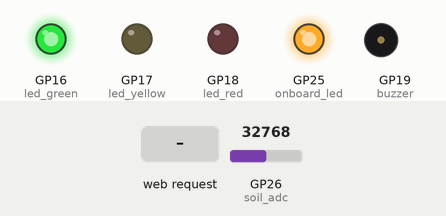
Bench run of a program on a simulated Raspberry Pi Pico running MicroPython. On the bench: output pins drawn as LEDs (lit = HIGH), buzzer (waves = sounding, pin HIGH). The test bench sets the inputs (shaded band); at power-on: GP26 (soil_adc) = 32768 (analog values on the 0–65535 scale). WiFi joins after 1.5 s; values from a settings file that is not in the repository are placeholders; what the program prints to the serial console is not drawn.

Above: at 2.7 s.
2.8 s: GP26 (soil_adc) set to 17584
4.7 s: GP26 (soil_adc) set to 15680
At 6.2 s:
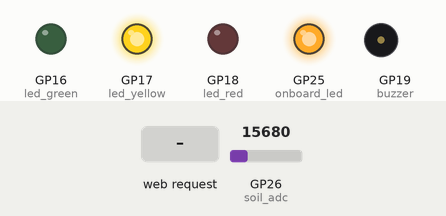
7.0 s: HTTP request GET /api/threshold?val=90 received
At 8.8 s:
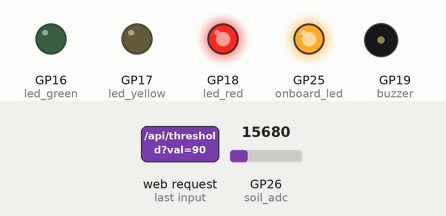
11.0 s: GP26 (soil_adc) set to 28416
14.5 s: GP26 (soil_adc) set to 30032
At 16.0 s:
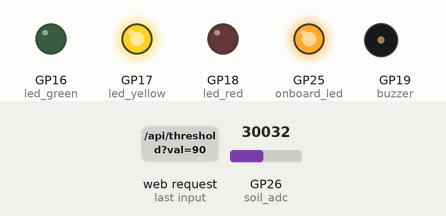
16.8 s: GP26 (soil_adc) set to 19660
At 18.1 s:
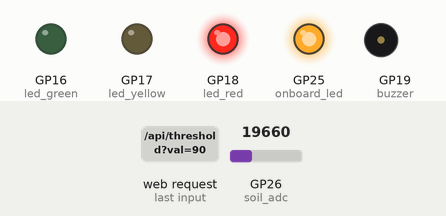
Timing chart, 0 to 21.8 s (numbered marks = the images above; inputs shaded):
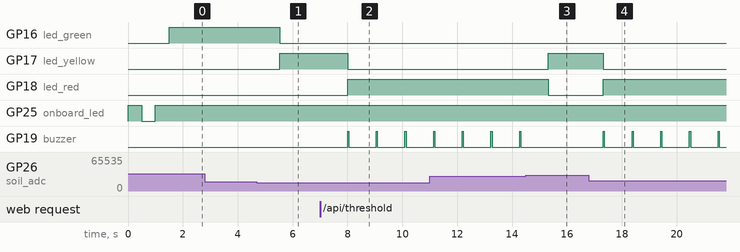

The program:

main.py
```python
"""
Project 3: Smart Plant Monitor with Web Calibration Threshold
Raspberry Pi Pico W + Hosyond Water Lever Detection Sensor Module + LEDs + Buzzer
"""

import time
import network
import socket
import json
from machine import Pin, ADC

# Try importing secrets from local directory or Pico root filesystem
try:
    import secrets
except ImportError:
    import sys
    for path in ('', '/', '..'):
        if path not in sys.path:
            sys.path.append(path)
    try:
        import secrets
    except ImportError:
        raise RuntimeError(
            "Could not find secrets.py on the Pico!\n"
            "In VS Code Explorer, right-click secrets.py and click 'Upload file to Pico'."
        )

# ----------------- HARDWARE PINS -----------------
onboard_led = Pin("LED", Pin.OUT)

# ADC0 (GP26) for Soil Moisture Sensor
soil_adc = ADC(Pin(26))

# LEDs
led_green = Pin(16, Pin.OUT)  # Wet / Healthy
led_yellow = Pin(17, Pin.OUT) # Normal / Moderate
led_red = Pin(18, Pin.OUT)    # Dry / Alert

# Buzzer Module Configuration (Active-High: 1 = sound, 0 = silent)
BUZZER_ACTIVE_LOW = False
buzzer = Pin(19, Pin.OUT)
buzzer.value(0)

def chirp(duration_ms=40):
    buzzer.value(1)
    time.sleep_ms(duration_ms)
    buzzer.value(0)

# Current readings and calibration constants
# In dry air, typical raw ADC is ~500 to 1000.
# In a cup of tap water, typical raw ADC at 3.3V is ~22000 to 26000.
CAL_DRY = 800
CAL_WET = 25000

current_raw_adc = 0
current_moisture_pct = 0.0
current_threshold_pct = 30.0

def read_sensors():
    global current_moisture_pct, current_threshold_pct, current_raw_adc, CAL_WET

    current_raw_adc = soil_adc.read_u16()

    # Auto-adjust wet ceiling if higher conductivity water is detected
    if current_raw_adc > CAL_WET:
        CAL_WET = current_raw_adc

    clamped = max(CAL_DRY, min(CAL_WET, current_raw_adc))
    moisture = ((clamped - CAL_DRY) / (CAL_WET - CAL_DRY)) * 100.0
    current_moisture_pct = round(moisture, 1)

    # LED and Buzzer decision
    if current_moisture_pct < current_threshold_pct:
        # Critically dry
        led_green.value(0)
        led_yellow.value(0)
        led_red.value(1)
        # Short chirp
        chirp(40)
    elif current_moisture_pct < (current_threshold_pct + 20):
        # Getting low
        led_green.value(0)
        led_yellow.value(1)
        led_red.value(0)
    else:
        # Healthy
        led_green.value(1)
        led_yellow.value(0)
        led_red.value(0)

# ----------------- WI-FI CONNECTION -----------------
def connect_wifi():
    wlan = network.WLAN(network.STA_IF)
    wlan.active(True)
    if not wlan.isconnected():
        print("Connecting to Wi-Fi: %s ..." % secrets.WIFI_SSID)
        wlan.connect(secrets.WIFI_SSID, secrets.WIFI_PASSWORD)
        timeout = 20
        while not wlan.isconnected() and timeout > 0:
            onboard_led.toggle()
            time.sleep(0.5)
            timeout -= 1
    if wlan.isconnected():
        onboard_led.value(1)
        ip = wlan.ifconfig()[0]
        print("Plant Monitor online at http://%s" % ip)
        return ip
    raise RuntimeError("Wi-Fi failed")

# ----------------- WEB DASHBOARD -----------------
HTML_PAGE = """<!DOCTYPE html>
<html lang="en" class="dark">
<head>
  <meta charset="utf-8">
  <meta name="viewport" content="width=device-width, initial-scale=1">
  <title>Pico Plant Hydration Monitor</title>
  <script src="https://cdn.tailwindcss.com"></script>
  <style>
    @import url('https://fonts.googleapis.com/css2?family=JetBrains+Mono:wght@400;500&family=Plus+Jakarta+Sans:wght@400;500;600;700&display=swap');
    body { font-family: 'Plus Jakarta Sans', -apple-system, BlinkMacSystemFont, sans-serif; }
    .num { font-feature-settings: "tnum"; font-variant-numeric: tabular-nums; font-family: 'JetBrains Mono', monospace; }
    /* Modern sleek custom dark scrollbar */
    ::-webkit-scrollbar { width: 5px; height: 5px; }
    ::-webkit-scrollbar-track { background: transparent; }
    ::-webkit-scrollbar-thumb { background: #27272a; border-radius: 9999px; }
    ::-webkit-scrollbar-thumb:hover { background: #3f3f46; }
    * { scrollbar-width: thin; scrollbar-color: #27272a transparent; }
  </style>
</head>
<body class="bg-[#09090b] text-[#f4f4f5] min-h-screen flex items-center justify-center p-4 antialiased">
  <div class="w-full max-w-md space-y-3.5">
    <!-- Header -->
    <header class="flex items-center justify-between px-1">
      <div class="flex items-center space-x-2.5">
        <div class="w-8 h-8 rounded-lg bg-[#18181b] border border-[#27272a] flex items-center justify-center text-zinc-400">
          <svg class="w-4 h-4 text-green-400" viewBox="0 0 24 24" fill="none" stroke="currentColor" stroke-width="2"><path d="M11 20A7 7 0 0 1 9.8 6.1C15.5 5 17 4.48 19 2c1 2 2 4.18 2 8 0 5.5-4.78 10-10 10Z"/><path d="M2 21c0-3 1.85-5.36 5.08-6C9.5 14.52 12 13 13 12"/></svg>
        </div>
        <div>
          <h1 class="text-xs font-semibold uppercase tracking-wider text-zinc-200">Flora Hydration</h1>
          <p class="text-[11px] text-zinc-500 font-mono">ADC0 &bull; GP26</p>
        </div>
      </div>
      <div id="status-pill" class="inline-flex items-center gap-1.5 px-2.5 py-1 rounded-full bg-green-500/10 border border-green-500/25 text-green-400 text-[11px] font-medium font-mono">
        <span class="w-1.5 h-1.5 rounded-full bg-green-400 animate-pulse"></span>
        <span id="plant-state">HYDRATED</span>
      </div>
    </header>

    <!-- Main Moisture Metric -->
    <div class="bg-[#121215] border border-[#27272a] rounded-2xl p-6 relative overflow-hidden">
      <div class="flex justify-between items-start mb-4">
        <div>
          <span class="text-[11px] font-semibold uppercase tracking-widest text-zinc-400">Soil Moisture</span>
          <p class="text-xs text-zinc-500 mt-0.5 font-mono">Raw ADC: <span id="raw-val">--</span> &bull; Calibrated</p>
        </div>
        <span id="delta-pill" class="px-2 py-0.5 rounded text-[11px] font-medium font-mono bg-green-500/10 text-green-400 border border-green-500/25">+12% over thresh</span>
      </div>

      <div class="flex items-baseline gap-1 my-2">
        <span id="moist-val" class="num text-6xl font-light tracking-tight text-white">--</span>
        <span class="text-2xl font-light text-zinc-500">%</span>
      </div>

      <div class="mt-6 pt-4 border-t border-zinc-800/60">
        <div class="flex justify-between text-[10px] font-mono text-zinc-500 mb-1.5">
          <span>Dry (0%)</span>
          <span id="bar-midpoint">Threshold</span>
          <span>Saturated (100%)</span>
        </div>
        <div class="h-2 bg-zinc-800 rounded-full overflow-hidden relative">
          <div id="thresh-line" class="absolute top-0 bottom-0 w-0.5 bg-amber-400 z-10" style="left: 30%;"></div>
          <div id="moist-bar" class="h-full bg-gradient-to-r from-green-500 to-cyan-400 rounded-full transition-all duration-500" style="width: 50%;"></div>
        </div>
      </div>
    </div>

    <!-- Threshold Adjustment Card -->
    <div class="bg-[#121215] border border-[#27272a] rounded-2xl p-5">
      <div class="flex items-center justify-between mb-3">
        <div class="flex items-center gap-2">
          <svg class="w-4 h-4 text-amber-400" viewBox="0 0 24 24" fill="none" stroke="currentColor" stroke-width="2"><circle cx="12" cy="12" r="10"/><path d="M12 6v6l4 2"/></svg>
          <span class="text-[11px] font-semibold uppercase tracking-wider text-zinc-400">Moisture Threshold</span>
        </div>
        <span id="thresh-val" class="num text-sm font-medium text-amber-400 font-mono">30%</span>
      </div>
      <input id="thresh-slider" type="range" min="10" max="80" value="30" oninput="setThreshold(this.value)" class="w-full accent-amber-400 bg-zinc-800 rounded-lg cursor-pointer h-2">
      <div class="flex justify-between text-[10px] font-mono text-zinc-500 mt-2">
        <span>Dry (10%)</span>
        <span>Default (30%)</span>
        <span>Wet (80%)</span>
      </div>
    </div>
  </div>

  <script>
    let isUserSliding = false;
    async function setThreshold(val) {
      isUserSliding = true;
      document.getElementById('thresh-val').innerText = val + '%';
      document.getElementById('thresh-line').style.left = val + '%';
      await fetch('/api/threshold?val=' + val);
      setTimeout(() => { isUserSliding = false; }, 2000);
    }

    async function update() {
      try {
        const r = await fetch('/api/data');
        const d = await r.json();
        document.getElementById('moist-val').innerText = d.moisture;
        document.getElementById('thresh-val').innerText = d.threshold + '%';
        if (d.raw !== undefined) {
          document.getElementById('raw-val').innerText = d.raw;
        }
        if (!isUserSliding) {
          document.getElementById('thresh-slider').value = d.threshold;
        }
        document.getElementById('moist-bar').style.width = Math.min(100, Math.max(0, d.moisture)) + '%';
        document.getElementById('thresh-line').style.left = Math.min(100, Math.max(0, d.threshold)) + '%';

        const pill = document.getElementById('status-pill');
        const stateText = document.getElementById('plant-state');
        const delta = document.getElementById('delta-pill');
        const diff = (d.moisture - d.threshold).toFixed(1);

        if (d.moisture < d.threshold) {
          stateText.innerText = 'NEEDS WATER';
          pill.className = 'inline-flex items-center gap-1.5 px-2.5 py-1 rounded-full bg-rose-500/10 border border-rose-500/20 text-rose-400 text-[11px] font-medium font-mono';
          delta.innerText = Math.abs(diff) + '% below thresh';
          delta.className = 'px-2 py-0.5 rounded text-[11px] font-medium font-mono bg-rose-500/10 text-rose-400 border border-rose-500/20';
        } else {
          stateText.innerText = 'HYDRATED';
          pill.className = 'inline-flex items-center gap-1.5 px-2.5 py-1 rounded-full bg-green-500/10 border border-green-500/25 text-green-400 text-[11px] font-medium font-mono';
          delta.innerText = '+' + diff + '% over thresh';
          delta.className = 'px-2 py-0.5 rounded text-[11px] font-medium font-mono bg-green-500/10 text-green-400 border border-green-500/25';
        }
      } catch (e) {}
    }
    setInterval(update, 1500);
    update();
  </script>
</body>
</html>
"""

# ----------------- HTTP RESPONSE HELPERS -----------------
def send_html(client, html):
    try:
        client.sendall(b"HTTP/1.1 200 OK\r\nContent-Type: text/html\r\nConnection: close\r\n\r\n")
        data = html.encode('utf-8')
        for i in range(0, len(data), 1024):
            client.sendall(data[i:i + 1024])
    except:
        pass

def send_json(client, obj):
    try:
        body = json.dumps(obj).encode('utf-8')
        client.sendall(b"HTTP/1.1 200 OK\r\nContent-Type: application/json\r\nConnection: close\r\n\r\n" + body)
    except:
        pass

def start_server(ip):
    global current_threshold_pct
    server = socket.socket()
    server.setsockopt(socket.SOL_SOCKET, socket.SO_REUSEADDR, 1)
    server.bind(('0.0.0.0', 80))
    server.listen(3)
    server.settimeout(0.5)

    last_sensor_time = 0
    read_sensors()

    while True:
        now = time.ticks_ms()
        if time.ticks_diff(now, last_sensor_time) > 1000:
            last_sensor_time = now
            read_sensors()

        try:
            cl, _ = server.accept()
            cl.settimeout(3.0)
            try:
                req = cl.recv(1024).decode('utf-8')
                if "GET /api/data" in req:
                    send_json(cl, {
                        "moisture": current_moisture_pct,
                        "threshold": current_threshold_pct,
                        "raw": current_raw_adc
                    })
                elif "GET /api/threshold?val=" in req:
                    try:
                        val = float(req.split("val=")[1].split(" ")[0])
                        current_threshold_pct = max(5.0, min(95.0, val))
                    except:
                        pass
                    send_json(cl, {"ok": True, "threshold": current_threshold_pct})
                else:
                    send_html(cl, HTML_PAGE)
            finally:
                cl.close()
        except OSError:
            pass

if __name__ == "__main__":
    ip = connect_wifi()
    start_server(ip)
```

Measured:
- the behaviour switches between 16784 and 16768 on GP26 (soil_adc) (found by bisection; images 0 and 1)
- the behaviour switches between 29552 and 29568 on GP26 (soil_adc) (found by bisection; images 2 and 3)
- after the input at 2.8 s, every drawn part: stays the same
- after the input at 4.7 s, GP16 (led_green): HIGH → LOW after 0.82 s; GP17 (led_yellow): LOW → HIGH after 0.82 s
- after the input at 7.0 s, GP17 (led_yellow): HIGH → LOW after 1.0 s; GP18 (led_red): LOW → HIGH after 1.0 s; GP19 (buzzer): alternates HIGH for 0.04 s and LOW for 1.0 s, starting after 1.0 s
- after the input at 14.5 s, GP17 (led_yellow): LOW → HIGH after 0.82 s; GP18 (led_red): HIGH → LOW after 0.82 s; GP19 (buzzer): stops changing and stays LOW
- after the input at 16.8 s, GP17 (led_yellow): HIGH → LOW after 0.53 s; GP18 (led_red): LOW → HIGH after 0.53 s; GP19 (buzzer): alternates HIGH for 0.04 s and LOW for 1.0 s, starting after 0.53 s
